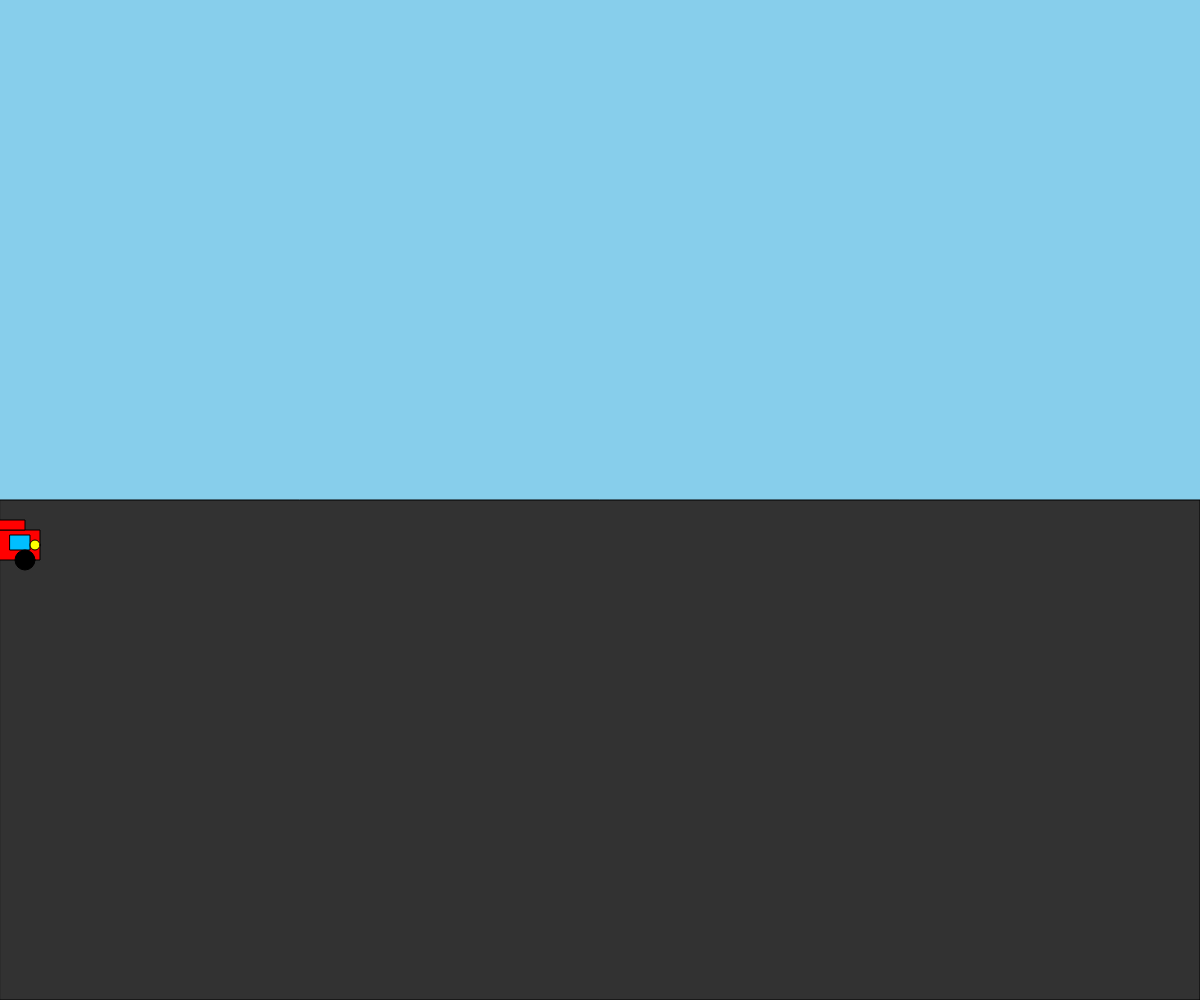
Frame 1 (no input)
Frame 60 (no input): identical to frame 1, image omitted
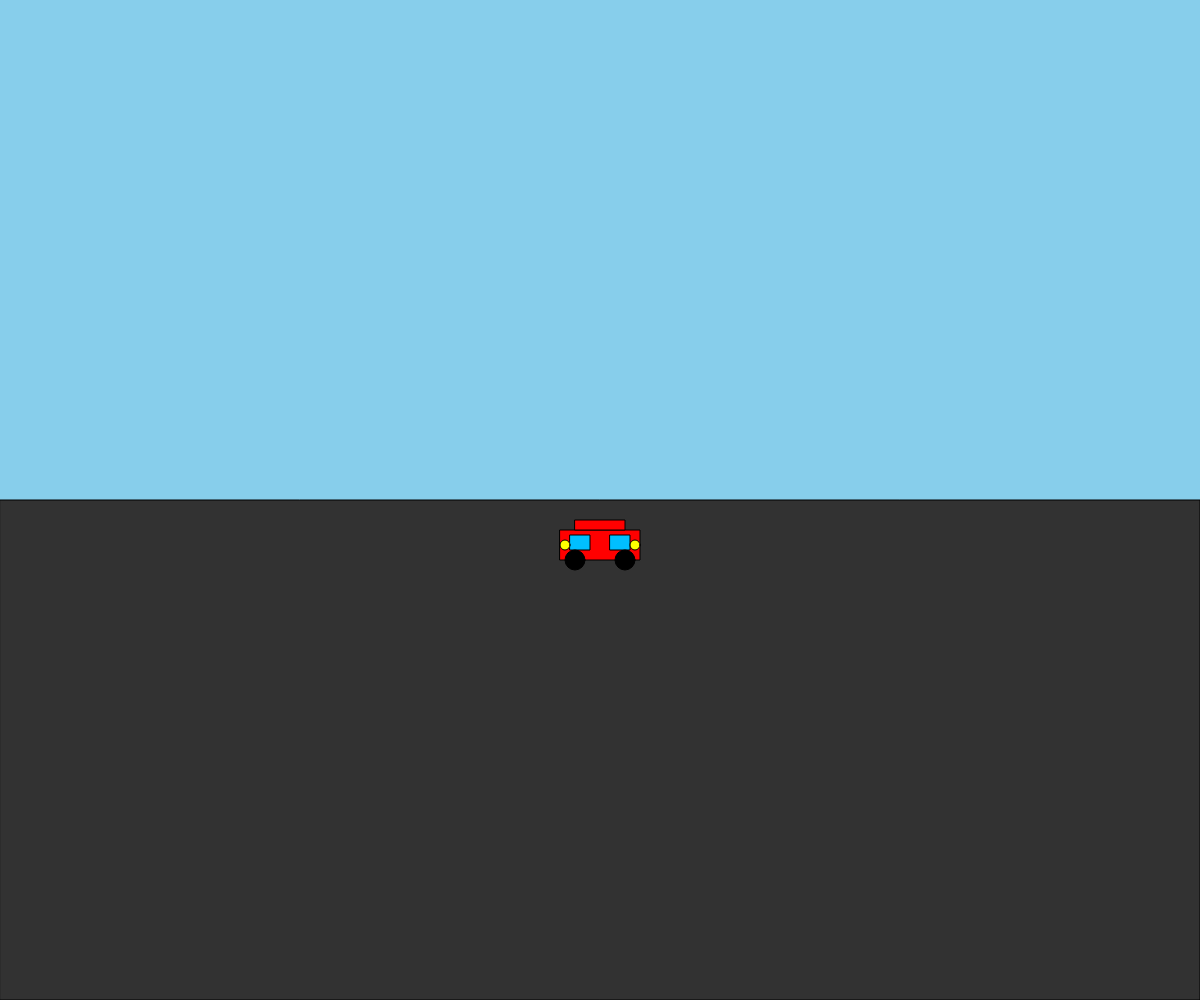
Frame 120 (the mouse pressed at the canvas centre since frame 60)

The p5.js sketch that drew these frames (run headless with seeded random() and noise() and a simulated clock; from frame 60 on, the mouse is pressed at the canvas centre):

// p5.js sketch
// ── sketch.js
function setup() {
  createCanvas(windowWidth, windowHeight);
}

function draw() {
  background(135, 206, 235);
  
  // road
  fill(50);
  rect(0, height / 2, width, height / 2);

  // car body
  let carX = mouseX;
  let carY = height / 2 + 50;
  fill(255, 0, 0); // Red 
  rect(carX - 40, carY - 20, 80, 30); // Body

  // Car windows
  fill(0, 191, 255); //  blue 
  rect(carX - 30, carY - 15, 20, 15); 
  rect(carX + 10, carY - 15, 20, 15); 

  // Car wheels
  fill(0); // Black 
  ellipse(carX - 25, carY + 10, 20, 20); 
  ellipse(carX + 25, carY + 10, 20, 20); 





  // Car headlights
  fill(255, 255, 0); // Yellow 
  ellipse(carX - 35, carY - 5, 10, 10); 
  ellipse(carX + 35, carY - 5, 10, 10); 

  // Car spoiler
  fill(255, 0, 0); // Red 
  rect(carX - 25, carY - 30, 50, 10); 
}
